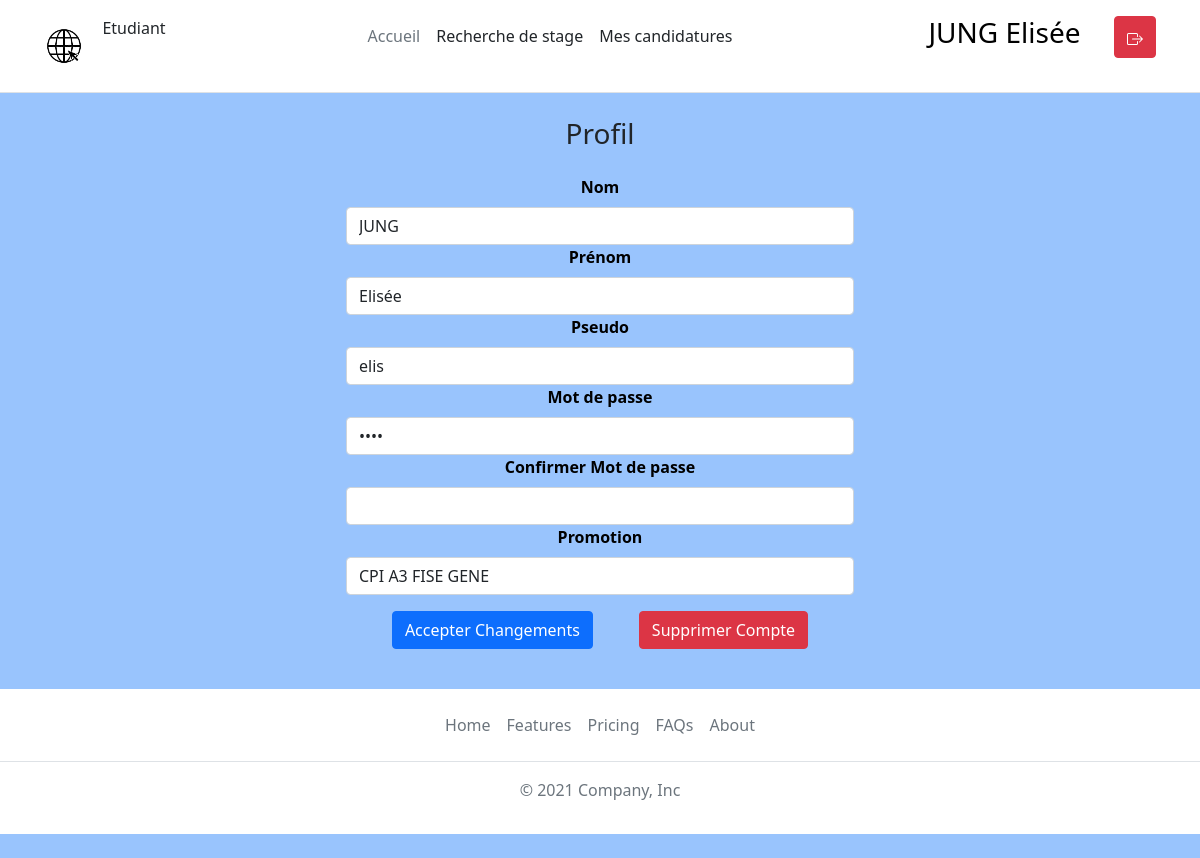
Page /www/pages/profil.php (signed in) on the earlier database version.
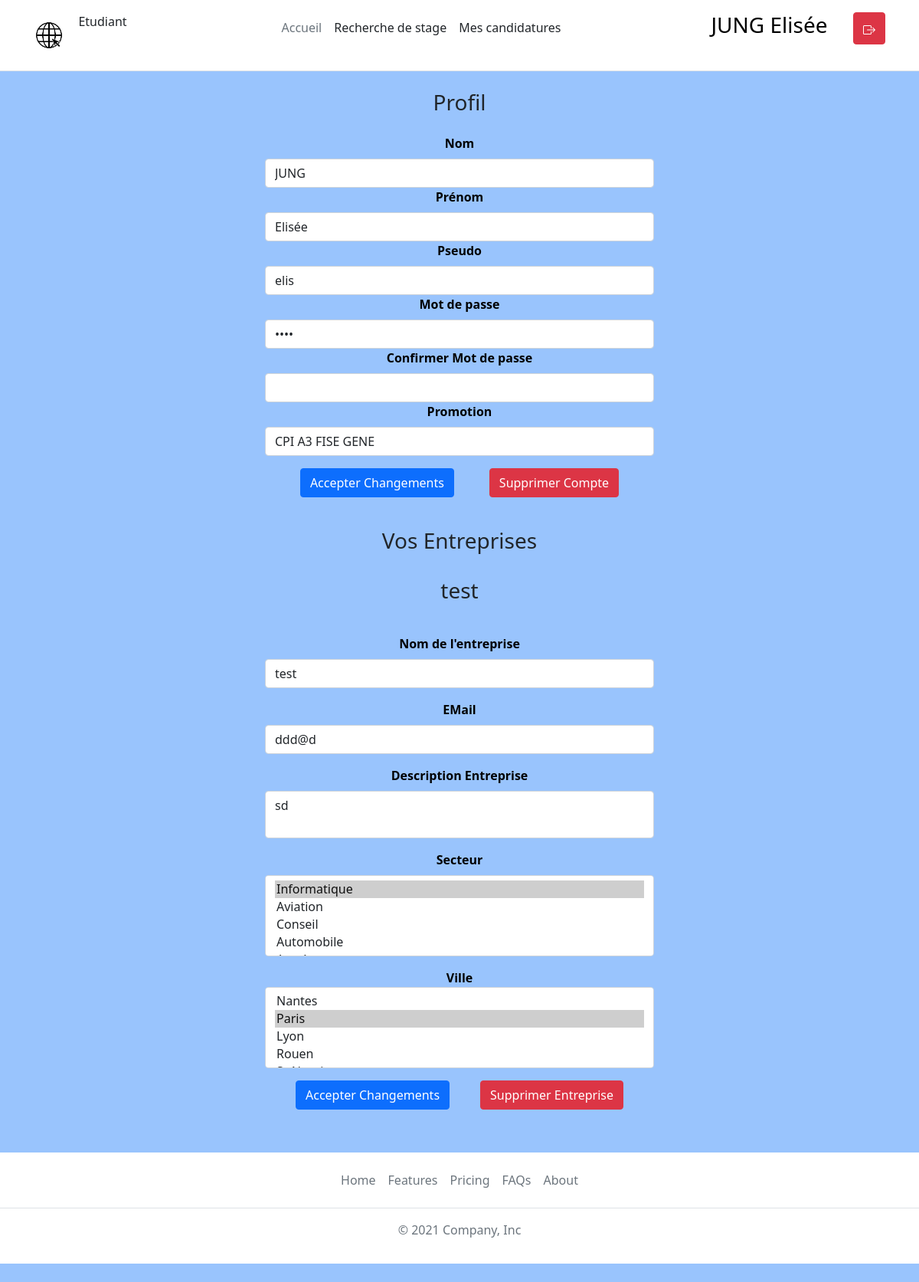
Same page on the later database version.
### tables this page shows
CREATE TABLE `schoolyear` (
  `idSchoolYear` int(11) NOT NULL,
  `schoolYear` varchar(50) NOT NULL,
  `idUser` int(11) DEFAULT NULL,
  `idLocality` int(11) NOT NULL
);

CREATE TABLE `users` (
  `idUser` int(11) NOT NULL,
  `userSecondName` varchar(50) NOT NULL,
  `userFirstName` varchar(50) NOT NULL,
  `login` varchar(50) NOT NULL,
  `password` varchar(50) NOT NULL,
  `idRole` int(11) NOT NULL,
  `rank` int(11) DEFAULT 1
);

CREATE TABLE `company` (
  `idCompany` int(11) NOT NULL,
  `company` varchar(50) NOT NULL,
  `nbCESIStudent` int(11) NOT NULL,
  `eMail` varchar(50) NOT NULL,
  `descCompany` text NOT NULL,
  `idUser` int(11) DEFAULT NULL
);

CREATE TABLE `sector` (
  `idSector` int(11) NOT NULL,
  `sector` varchar(50) NOT NULL
);

CREATE TABLE `locality` (
  `idLocality` int(11) NOT NULL,
  `city` varchar(50) NOT NULL
);

### www/bdd/table/users.class.php (called while the page is built, shortened)
<?php
class Users
{
    public function getUserInfos(&$sqlClient, &$data, &$nbRow, &$nbCol)
    {
        try {
            $stmt = $sqlClient->prepare(
                "SELECT users.idUser, userSecondName, userFirstName, login, password, idRole, schoolyear.idSchoolYear, schoolYear from users
                LEFT JOIN belong on belong.idUser=users.idUser
                LEFT JOIN schoolyear on schoolyear.idSchoolYear=belong.idSchoolYear
                WHERE users.idUser = ?
                "
            );
            $stmt->bindValue(1, $_SESSION['idUser']);
            $stmt->execute();
            $data = $stmt->fetchAll();
        } catch (\Throwable $th) {
            throw $th;
        }
    }
}

### www/bdd/controleur.php (called while the page is built, shortened)
<?php
require_once $_SERVER["DOCUMENT_ROOT"]."/bdd/table/users.class.php";
require_once $_SERVER["DOCUMENT_ROOT"]."/bdd/table/locality.class.php";
require_once $_SERVER["DOCUMENT_ROOT"]."/bdd/table/sector.class.php";
require_once $_SERVER["DOCUMENT_ROOT"]."/bdd/table/company.class.php";
class Controleur{
    private $mysqlClient;
    private $_users;
    private $_locality;
    private $_sector;
    private $_schoolYear;
    private $_company;
    public function __construct(){
        $this->_users = new Users();
        $this->_locality = new Locality();
        $this->_sector = new Sector();
        $this->_schoolYear = new SchoolYear();
        $this->_company = new Company();
        try {
            $this->mysqlClient = new PDO('mysql:host=localhost;dbname=bddweb;charset=utf8', 'root', '');
        } catch (Exception $e) {
            die('Erreur : ' . $e->getMessage());
        }
    }
    public function selectLocality(&$data, &$nbRow, &$nbCol){
        $this->_locality->selectLocality($this->mysqlClient, $data, $nbRow, $nbCol);
    }
    public function selectSector(&$data, &$nbRow, &$nbCol){
        $this->_sector->selectSector($this->mysqlClient, $data, $nbRow, $nbCol);
    }
    public function selectSchoolYear(&$data, &$nbRow, &$nbCol){
        $this->_schoolYear->selectSchoolYear($this->mysqlClient, $data, $nbRow, $nbCol);
    }
    public function selectUsersCompany(&$data, &$nbRow, &$nbCol, $id){
        $this->_company->selectUsersCompany($this->mysqlClient, $data, $nbRow, $nbCol, $id);
    }
    public function getUserInfos(&$data, &$nbRow, &$nbCol){
        $this->_users->getUserInfos($this->mysqlClient, $data, $nbRow, $nbCol);
    }
    public function selectLocalityComp(&$data, $idCompany){
        $this->_locality->selectLocalityComp($this->mysqlClient, $data, $idCompany);
    }
    public function selectSectorComp(&$data, $idCompany){
        $this->_sector->selectSectorComp($this->mysqlClient, $data, $idCompany);
    }
}

### www/bdd/table/company.class.php (called while the page is built, shortened)
<?php
class Company
{
    public function selectUsersCompany(&$sqlClient, &$data, &$nbRow, &$nbCol, $id){
        try {
            $stmt = $sqlClient->prepare(
                "SELECT * from company where idUser = ?"
            );
            $stmt->bindValue(1, $id);
            $stmt->execute();
            $nbRow = $stmt->rowCount();
            $data = $stmt->fetchAll();
        } catch (\Throwable $th) {
            throw $th;
        }
    }
}

### www/bdd/table/locality.class.php (called while the page is built, shortened)
<?php
class Locality{
    public function selectLocality(&$sqlClient, &$data, &$nbRow, &$nbCol){
        try {
            $stmt = $sqlClient->prepare("SELECT * FROM locality");
            $stmt->execute();
            $data = $stmt->fetchAll();
        } catch (\Throwable $th) {
            throw $th;
        }
    }
    public function selectLocalityComp(&$sqlClient, &$data, $idCompany){
        try {
            $stmt = $sqlClient->prepare("SELECT idLocality FROM locate where idCompany = ?");
            $stmt->bindValue(1, $idCompany);
            $stmt->execute();
            $data = $stmt->fetchAll();
        } catch (\Throwable $th) {
            throw $th;
        }
}
}

### www/bdd/table/sector.class.php (called while the page is built, shortened)
<?php
class Sector{
    public function selectSector(&$sqlClient, &$data, &$nbRow, &$nbCol){
        try {
            $stmt = $sqlClient->prepare("SELECT * FROM sector");
            $stmt->execute();
            $data = $stmt->fetchAll();
        } catch (\Throwable $th) {
            throw $th;
        }
    }
    public function selectSectorComp(&$sqlClient, &$data, $idCompany){
        try {
            $stmt = $sqlClient->prepare("SELECT idSector FROM correspond where idCompany = ?");
            $stmt->bindValue(1, $idCompany);
            $stmt->execute();
            $data = $stmt->fetchAll();
        } catch (\Throwable $th) {
            throw $th;
        }
    }
}

### www/pages/modifs/myCompanies.php (the view, shortened to what the rows shown need)
<?php
    $controleur = new Controleur();
    $controleur->selectUsersCompany($data, $nbRow, $nbCol, $_SESSION['idUser']);
    if ($nbRow) {
        echo '<br>
        <div style="text-align: -webkit-center;">
            <h3>Vos Entreprises</h3>
        </div>';
    }
    for ($j = 0; $j < $nbRow; $j++) {
        $controleur->selectSectorComp($reminder1, $data[$j]["idCompany"]);
        $controleur->selectLocalityComp($reminder2, $data[$j]["idCompany"]);
        echo '<br>
        <div style="text-align: -webkit-center;">
            <h3>'.$data[$j]["company"].'</h3>
            <div style="display: flex; width: 45%;justify-content: center;flex-direction: column;text-align: center;">
                <form id="Update'.$j.'" method="post"></form>
                <form id="Delete'.$j.'" method="post"><input type="text" name="idCompany" name="idCompany" hidden value="'.$data[$j]["idCompany"].'" required></form>
                <div style="margin: 1em;">
                    <div class="mb-3">
                        <input form="Update'.$j.'" type="text" name="idCompany" name="idCompany" hidden value="'.$data[$j]["idCompany"].'" required>
                    </div>
                    <div class="mb-3">
                        <label for="company" class="form-label">Nom de l\'entreprise</label>
                        <input form="Update'.$j.'" type="text" class="form-control" name="company" value="'.$data[$j]["company"].'" required>
                    </div>
                    <div class="mb-3">
                        <label for="eMail" class="form-label">EMail</label>
                        <input form="Update'.$j.'" type="email" class="form-control" name="eMail" value="'.$data[$j]["eMail"].'" required>
                    </div>
                    <div class="mb-3">
                        <label for="descCompany" class="form-label">Description Entreprise</label>
                        <textarea form="Update'.$j.'" name="descCompany" class="form-control" name="descCompany" style="resize: none;" oninput=\'this.style.height = "";this.style.height = this.scrollHeight+ 5 + "px"\' maxlength="400" required>'.$data[$j]["descCompany"].'</textarea>
                    </div>
                    <div class="mb-3">
                        <label for="Sector" class="form-label">Secteur</label>
                        <select form="Update'.$j.'" name="Sector[]" required class="form-select col-md-2" multiple required>';
                            $controleur->selectSector($data2, $nbRow2, $nbCol2);
                            for ($i = 0; $i < $nbRow2; $i++) {
                                echo '<option value="' . $data2[$i]["idSector"].'" ';
                                foreach ($reminder1 as $value) {
                                    if($data2[$i]["idSector"]==$value["idSector"]){ echo ' selected ';}
                                }
                                echo '>' . $data2[$i]["sector"] . '</option>';
                            }
                        echo '
                        </select>
                    </div>
                    <div class="mb-3">
                        <label for="city">Ville</label>
                        <select form="Update'.$j.'" name="locality[]" required class="form-select col-md-2" multiple required>';
                            $controleur->selectLocality($data2, $nbRow2, $nbCol2);
                            for ($i = 0; $i < $nbRow2; $i++) {
                                echo '<option value="' . $data2[$i]["idLocality"].'" ';
                                foreach ($reminder2 as $value) {
                                    if( $data2[$i]["idLocality"]==$value["idLocality"] ){ echo ' selected ';}
                                }
                                echo '>' . $data2[$i]["city"] . '</option>';
                            }
                            echo '
                        </select>
                    </div>
                    <div class="mb-3" style="display: flex;justify-content: space-evenly;">
                            <button form="Update'.$j.'" name="CompanyUpd" value="1" type="submit" class="btn btn-primary">Accepter Changements</button>
                            <button form="Delete'.$j.'" name="CompanyDel" value="1" type="submit" class="btn btn-danger">Supprimer Entreprise</button>
                    </div>
                </div>
            </div>
        </div>';
    }
?>

### www/pages/modifs/myUserInfo.php (shortened to what the rows shown need)
<?php
require_once "../bdd/controleur.php";
$IdUser = $_SESSION['idUser'];
$controleur = new Controleur();
$controleur->getUserInfos($data, $nbRow, $nbCol, $IdUser);
echo    '
        <div style="text-align: -webkit-center;">
        <h3>Profil</h3>
        <div style="display: flex; width: 45%;justify-content: center;flex-direction: column;text-align: center;">
            <form id="Update" method="post"></form>
            <form id="Delete" method="post">
                <input type="text" name="idUser" hidden value="'.$data[0]["idUser"].'" required>
            </form>
            <div style="margin: 1em;">
                <input form="Update" type="text" name="idUser" hidden value="'.$data[0]["idUser"].'" required>
                <div>
                    <label for="userSecondName" class="form-label">Nom</label>
                    <input form="Update" type="text" class="form-control" name="userSecondName" value="'.$data[0]["userSecondName"].'" required>
                </div>
                <div>
                    <label for="userFirstName" class="form-label">Prénom</label>
                    <input form="Update" type="text" class="form-control" name="userFirstName" value="'.$data[0]["userFirstName"].'" required>
                </div>
                <div>
                    <label for="login" class="form-label">Pseudo</label>
                    <input form="Update" type="text" class="form-control" name="login" value="'.$data[0]["login"].'" required>
                </div>
                <div>
                    <label for="password" class="form-label">Mot de passe</label>
                    <input form="Update" type="password" class="form-control" name="password" value="'.$data[0]["password"].'" required>
                </div>
                <div>
                    <label for="passwordval" class="form-label">Confirmer Mot de passe</label>
                    <input form="Update" type="password" class="form-control" name="passwordval" required>
                </div>
                <div>
                    <label for="floatingInput" class="form-label">Promotion</label>
                    <select form="Update" form="Update" class="form-control" id="floatingInput" name="promo" placeholder="Quel est votre promotion ?" required>';
                    echo '</select>
                </div>
                <div style="display: flex;justify-content: space-evenly;margin-top: 1em;">
                    <button form="Update" name="ProfileUpd" value="1" type="submit" class="btn btn-primary">Accepter Changements</button>
                    <button form="Delete" name="ProfileDel" value="1" type="submit" class="btn btn-danger">Supprimer Compte</button>
                </div>
            </div>
        </div>
        </div>
        ';
?>

Differences in the rows shown:
added company: company "test", eMail "ddd@d", descCompany "sd", sector "Informatique ☑ / Aviation / Conseil / Automobile", city "Nantes / Paris ☑ / Lyon / Rouen", sector ($data2[$i]["idSector"] 2 (drawn)), sector ($data2[$i]["idSector"] 3 (drawn)), sector ($data2[$i]["idSector"] 4 (drawn)), sector ($data2[$i]["idSector"] 5 (drawn)), locality ($data2[$i]["idLocality"] 1 (drawn)), locality ($data2[$i]["idLocality"] 3 (drawn)), locality ($data2[$i]["idLocality"] 4 (drawn)), locality ($data2[$i]["idLocality"] 5 (drawn))
Other differences:
text now shown: "Vos Entreprises"
